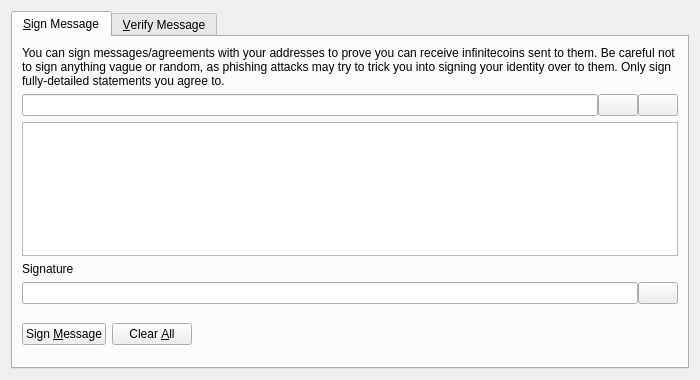
<?xml version="1.0" encoding="UTF-8"?>
<ui version="4.0">
 <class>SignVerifyMessageDialog</class>
 <widget class="QDialog" name="SignVerifyMessageDialog">
  <property name="geometry">
   <rect>
    <x>0</x>
    <y>0</y>
    <width>700</width>
    <height>380</height>
   </rect>
  </property>
  <property name="windowTitle">
   <string>Signatures - Sign / Verify a Message</string>
  </property>
  <property name="modal">
   <bool>true</bool>
  </property>
  <layout class="QVBoxLayout" name="verticalLayout">
   <item>
    <widget class="QTabWidget" name="tabWidget">
     <property name="currentIndex">
      <number>0</number>
     </property>
     <widget class="QWidget" name="tabSignMessage">
      <attribute name="title">
       <string>&amp;Sign Message</string>
      </attribute>
      <layout class="QVBoxLayout" name="verticalLayout_SM">
       <item>
        <widget class="QLabel" name="infoLabel_SM">
         <property name="text">
          <string>You can sign messages/agreements with your addresses to prove you can receive infinitecoins sent to them. Be careful not to sign anything vague or random, as phishing attacks may try to trick you into signing your identity over to them. Only sign fully-detailed statements you agree to.</string>
         </property>
         <property name="textFormat">
          <enum>Qt::PlainText</enum>
         </property>
         <property name="wordWrap">
          <bool>true</bool>
         </property>
        </widget>
       </item>
       <item>
        <layout class="QHBoxLayout" name="horizontalLayout_1_SM">
         <property name="spacing">
          <number>0</number>
         </property>
         <item>
          <widget class="QValidatedLineEdit" name="addressIn_SM">
           <property name="toolTip">
            <string>The Infinitecoin address to sign the message with</string>
           </property>
          </widget>
         </item>
         <item>
          <widget class="QPushButton" name="addressBookButton_SM">
           <property name="toolTip">
            <string>Choose previously used address</string>
           </property>
           <property name="text">
            <string/>
           </property>
           <property name="icon">
            <iconset resource="../bitcoin.qrc">
             <normaloff>:/icons/address-book</normaloff>:/icons/address-book</iconset>
           </property>
           <property name="shortcut">
            <string>Alt+A</string>
           </property>
           <property name="autoDefault">
            <bool>false</bool>
           </property>
          </widget>
         </item>
         <item>
          <widget class="QPushButton" name="pasteButton_SM">
           <property name="toolTip">
            <string>Paste address from clipboard</string>
           </property>
           <property name="text">
            <string/>
           </property>
           <property name="icon">
            <iconset resource="../bitcoin.qrc">
             <normaloff>:/icons/editpaste</normaloff>:/icons/editpaste</iconset>
           </property>
           <property name="shortcut">
            <string>Alt+P</string>
           </property>
           <property name="autoDefault">
            <bool>false</bool>
           </property>
          </widget>
         </item>
        </layout>
       </item>
       <item>
        <widget class="QPlainTextEdit" name="messageIn_SM">
         <property name="toolTip">
          <string>Enter the message you want to sign here</string>
         </property>
        </widget>
       </item>
       <item>
        <widget class="QLabel" name="signatureLabel_SM">
         <property name="text">
          <string>Signature</string>
         </property>
         <property name="textFormat">
          <enum>Qt::PlainText</enum>
         </property>
        </widget>
       </item>
       <item>
        <layout class="QHBoxLayout" name="horizontalLayout_2_SM">
         <property name="spacing">
          <number>0</number>
         </property>
         <item>
          <widget class="QLineEdit" name="signatureOut_SM">
           <property name="font">
            <font>
             <italic>true</italic>
            </font>
           </property>
           <property name="readOnly">
            <bool>true</bool>
           </property>
          </widget>
         </item>
         <item>
          <widget class="QPushButton" name="copySignatureButton_SM">
           <property name="toolTip">
            <string>Copy the current signature to the system clipboard</string>
           </property>
           <property name="text">
            <string/>
           </property>
           <property name="icon">
            <iconset resource="../bitcoin.qrc">
             <normaloff>:/icons/editcopy</normaloff>:/icons/editcopy</iconset>
           </property>
           <property name="autoDefault">
            <bool>false</bool>
           </property>
          </widget>
         </item>
        </layout>
       </item>
       <item>
        <layout class="QHBoxLayout" name="horizontalLayout_3_SM">
         <item>
          <widget class="QPushButton" name="signMessageButton_SM">
           <property name="toolTip">
            <string>Sign the message to prove you own this Infinitecoin address</string>
           </property>
           <property name="text">
            <string>Sign &amp;Message</string>
           </property>
           <property name="icon">
            <iconset resource="../bitcoin.qrc">
             <normaloff>:/icons/edit</normaloff>:/icons/edit</iconset>
           </property>
           <property name="autoDefault">
            <bool>false</bool>
           </property>
          </widget>
         </item>
         <item>
          <widget class="QPushButton" name="clearButton_SM">
           <property name="toolTip">
            <string>Reset all sign message fields</string>
           </property>
           <property name="text">
            <string>Clear &amp;All</string>
           </property>
           <property name="icon">
            <iconset resource="../bitcoin.qrc">
             <normaloff>:/icons/remove</normaloff>:/icons/remove</iconset>
           </property>
           <property name="autoDefault">
            <bool>false</bool>
           </property>
          </widget>
         </item>
         <item>
          <spacer name="horizontalSpacer_1_SM">
           <property name="orientation">
            <enum>Qt::Horizontal</enum>
           </property>
           <property name="sizeHint" stdset="0">
            <size>
             <width>40</width>
             <height>48</height>
            </size>
           </property>
          </spacer>
         </item>
         <item>
          <widget class="QLabel" name="statusLabel_SM">
           <property name="font">
            <font>
             <weight>75</weight>
             <bold>true</bold>
            </font>
           </property>
           <property name="text">
            <string/>
           </property>
           <property name="wordWrap">
            <bool>true</bool>
           </property>
          </widget>
         </item>
         <item>
          <spacer name="horizontalSpacer_2_SM">
           <property name="orientation">
            <enum>Qt::Horizontal</enum>
           </property>
           <property name="sizeHint" stdset="0">
            <size>
             <width>40</width>
             <height>48</height>
            </size>
           </property>
          </spacer>
         </item>
        </layout>
       </item>
      </layout>
     </widget>
     <widget class="QWidget" name="tabVerifyMessage">
      <attribute name="title">
       <string>&amp;Verify Message</string>
      </attribute>
      <layout class="QVBoxLayout" name="verticalLayout_VM">
       <item>
        <widget class="QLabel" name="infoLabel_VM">
         <property name="text">
          <string>Enter the receiver's address, message (ensure you copy line breaks, spaces, tabs, etc. exactly) and signature below to verify the message. Be careful not to read more into the signature than what is in the signed message itself, to avoid being tricked by a man-in-the-middle attack. Note that this only proves the signing party receives with the address, it cannot prove sendership of any transaction!</string>
         </property>
         <property name="textFormat">
          <enum>Qt::PlainText</enum>
         </property>
         <property name="alignment">
          <set>Qt::AlignLeading|Qt::AlignLeft|Qt::AlignTop</set>
         </property>
         <property name="wordWrap">
          <bool>true</bool>
         </property>
        </widget>
       </item>
       <item>
        <layout class="QHBoxLayout" name="horizontalLayout_1_VM">
         <property name="spacing">
          <number>0</number>
         </property>
         <item>
          <widget class="QValidatedLineEdit" name="addressIn_VM">
           <property name="toolTip">
            <string>The Infinitecoin address the message was signed with</string>
           </property>
          </widget>
         </item>
         <item>
          <widget class="QPushButton" name="addressBookButton_VM">
           <property name="toolTip">
            <string>Choose previously used address</string>
           </property>
           <property name="text">
            <string/>
           </property>
           <property name="icon">
            <iconset resource="../bitcoin.qrc">
             <normaloff>:/icons/address-book</normaloff>:/icons/address-book</iconset>
           </property>
           <property name="shortcut">
            <string>Alt+A</string>
           </property>
           <property name="autoDefault">
            <bool>false</bool>
           </property>
          </widget>
         </item>
        </layout>
       </item>
       <item>
        <widget class="QPlainTextEdit" name="messageIn_VM"/>
       </item>
       <item>
        <widget class="QValidatedLineEdit" name="signatureIn_VM"/>
       </item>
       <item>
        <layout class="QHBoxLayout" name="horizontalLayout_2_VM">
         <item>
          <widget class="QPushButton" name="verifyMessageButton_VM">
           <property name="toolTip">
            <string>Verify the message to ensure it was signed with the specified Infinitecoin address</string>
           </property>
           <property name="text">
            <string>Verify &amp;Message</string>
           </property>
           <property name="icon">
            <iconset resource="../bitcoin.qrc">
             <normaloff>:/icons/transaction_0</normaloff>:/icons/transaction_0</iconset>
           </property>
           <property name="autoDefault">
            <bool>false</bool>
           </property>
          </widget>
         </item>
         <item>
          <widget class="QPushButton" name="clearButton_VM">
           <property name="toolTip">
            <string>Reset all verify message fields</string>
           </property>
           <property name="text">
            <string>Clear &amp;All</string>
           </property>
           <property name="icon">
            <iconset resource="../bitcoin.qrc">
             <normaloff>:/icons/remove</normaloff>:/icons/remove</iconset>
           </property>
           <property name="autoDefault">
            <bool>false</bool>
           </property>
          </widget>
         </item>
         <item>
          <spacer name="horizontalSpacer_1_VM">
           <property name="orientation">
            <enum>Qt::Horizontal</enum>
           </property>
           <property name="sizeHint" stdset="0">
            <size>
             <width>40</width>
             <height>48</height>
            </size>
           </property>
          </spacer>
         </item>
         <item>
          <widget class="QLabel" name="statusLabel_VM">
           <property name="font">
            <font>
             <weight>75</weight>
             <bold>true</bold>
            </font>
           </property>
           <property name="text">
            <string/>
           </property>
           <property name="wordWrap">
            <bool>true</bool>
           </property>
          </widget>
         </item>
         <item>
          <spacer name="horizontalSpacer_2_VM">
           <property name="orientation">
            <enum>Qt::Horizontal</enum>
           </property>
           <property name="sizeHint" stdset="0">
            <size>
             <width>40</width>
             <height>48</height>
            </size>
           </property>
          </spacer>
         </item>
        </layout>
       </item>
      </layout>
     </widget>
    </widget>
   </item>
  </layout>
 </widget>
 <customwidgets>
  <customwidget>
   <class>QValidatedLineEdit</class>
   <extends>QLineEdit</extends>
   <header>qvalidatedlineedit.h</header>
  </customwidget>
 </customwidgets>
 <resources>
  <include location="../bitcoin.qrc"/>
 </resources>
 <connections/>
</ui>
